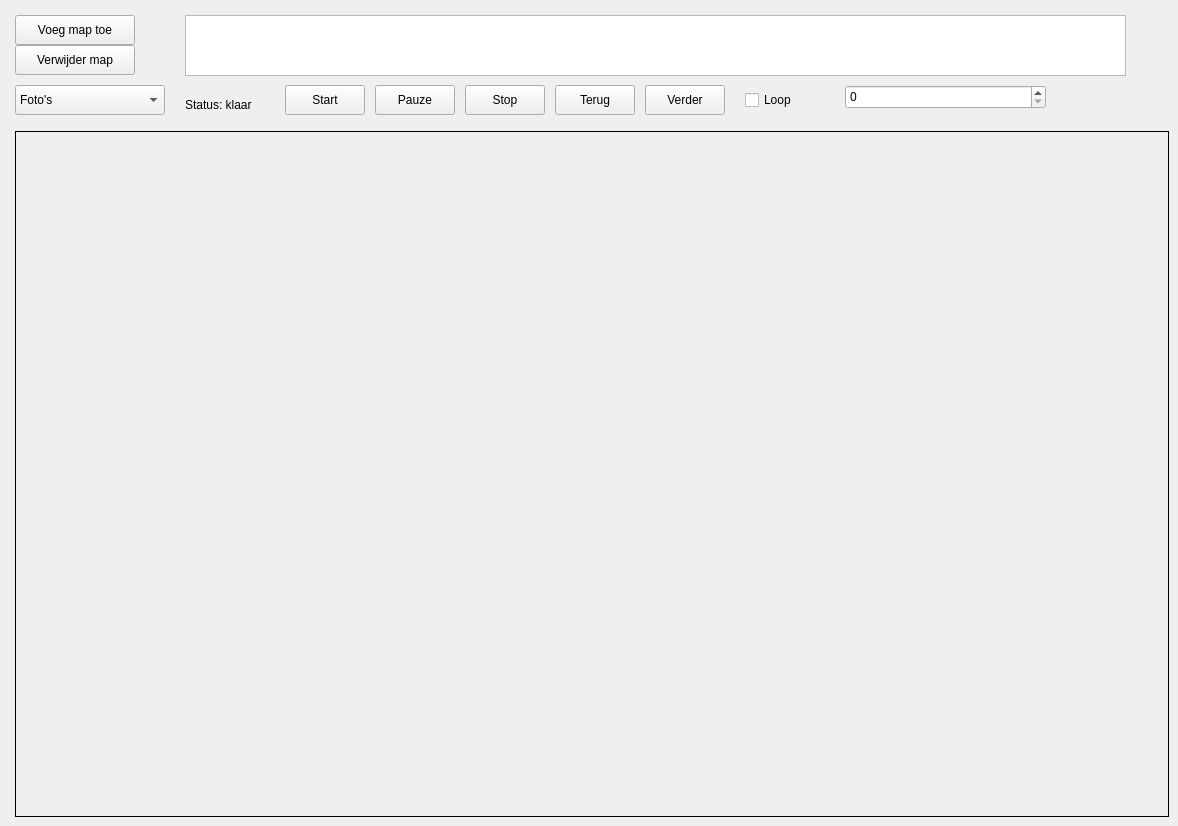
<?xml version="1.0" encoding="UTF-8"?>
<ui version="4.0">
 <class>MainWindow</class>
 <widget class="QMainWindow" name="MainWindow">
  <property name="geometry">
   <rect>
    <x>0</x>
    <y>0</y>
    <width>1178</width>
    <height>826</height>
   </rect>
  </property>
  <property name="sizePolicy">
   <sizepolicy hsizetype="Fixed" vsizetype="Fixed">
    <horstretch>0</horstretch>
    <verstretch>0</verstretch>
   </sizepolicy>
  </property>
  <widget class="QWidget" name="centralwidget">
   <layout class="QGridLayout" name="gridLayout">
    <item row="0" column="0" rowspan="2" colspan="2">
     <layout class="QVBoxLayout" name="verticalLayout_2"/>
    </item>
    <item row="1" column="1">
     <widget class="QWidget" name="widget" native="true">
      <property name="sizePolicy">
       <sizepolicy hsizetype="Preferred" vsizetype="Fixed">
        <horstretch>0</horstretch>
        <verstretch>0</verstretch>
       </sizepolicy>
      </property>
      <property name="minimumSize">
       <size>
        <width>0</width>
        <height>110</height>
       </size>
      </property>
      <property name="maximumSize">
       <size>
        <width>16777215</width>
        <height>110</height>
       </size>
      </property>
      <widget class="QPushButton" name="btnNext">
       <property name="geometry">
        <rect>
         <x>630</x>
         <y>70</y>
         <width>80</width>
         <height>30</height>
        </rect>
       </property>
       <property name="sizePolicy">
        <sizepolicy hsizetype="Fixed" vsizetype="Fixed">
         <horstretch>0</horstretch>
         <verstretch>0</verstretch>
        </sizepolicy>
       </property>
       <property name="text">
        <string>Verder</string>
       </property>
      </widget>
      <widget class="QCheckBox" name="chkLoop">
       <property name="geometry">
        <rect>
         <x>730</x>
         <y>70</y>
         <width>100</width>
         <height>30</height>
        </rect>
       </property>
       <property name="sizePolicy">
        <sizepolicy hsizetype="Fixed" vsizetype="Fixed">
         <horstretch>0</horstretch>
         <verstretch>0</verstretch>
        </sizepolicy>
       </property>
       <property name="text">
        <string>Loop</string>
       </property>
      </widget>
      <widget class="QListWidget" name="listFolders">
       <property name="geometry">
        <rect>
         <x>170</x>
         <y>0</y>
         <width>941</width>
         <height>61</height>
        </rect>
       </property>
       <property name="sizePolicy">
        <sizepolicy hsizetype="Fixed" vsizetype="Expanding">
         <horstretch>0</horstretch>
         <verstretch>0</verstretch>
        </sizepolicy>
       </property>
      </widget>
      <widget class="QPushButton" name="btnStop">
       <property name="geometry">
        <rect>
         <x>450</x>
         <y>70</y>
         <width>80</width>
         <height>30</height>
        </rect>
       </property>
       <property name="sizePolicy">
        <sizepolicy hsizetype="Fixed" vsizetype="Fixed">
         <horstretch>0</horstretch>
         <verstretch>0</verstretch>
        </sizepolicy>
       </property>
       <property name="text">
        <string>Stop</string>
       </property>
      </widget>
      <widget class="QPushButton" name="btnPrevious">
       <property name="geometry">
        <rect>
         <x>540</x>
         <y>70</y>
         <width>80</width>
         <height>30</height>
        </rect>
       </property>
       <property name="sizePolicy">
        <sizepolicy hsizetype="Fixed" vsizetype="Fixed">
         <horstretch>0</horstretch>
         <verstretch>0</verstretch>
        </sizepolicy>
       </property>
       <property name="text">
        <string>Terug</string>
       </property>
      </widget>
      <widget class="QPushButton" name="btnRemoveFolder">
       <property name="geometry">
        <rect>
         <x>0</x>
         <y>30</y>
         <width>120</width>
         <height>30</height>
        </rect>
       </property>
       <property name="sizePolicy">
        <sizepolicy hsizetype="Fixed" vsizetype="Fixed">
         <horstretch>0</horstretch>
         <verstretch>0</verstretch>
        </sizepolicy>
       </property>
       <property name="text">
        <string>Verwijder map</string>
       </property>
      </widget>
      <widget class="QLabel" name="lblStatus">
       <property name="geometry">
        <rect>
         <x>170</x>
         <y>80</y>
         <width>81</width>
         <height>20</height>
        </rect>
       </property>
       <property name="sizePolicy">
        <sizepolicy hsizetype="Fixed" vsizetype="Preferred">
         <horstretch>0</horstretch>
         <verstretch>0</verstretch>
        </sizepolicy>
       </property>
       <property name="text">
        <string>Status: klaar</string>
       </property>
      </widget>
      <widget class="QPushButton" name="btnPause">
       <property name="geometry">
        <rect>
         <x>360</x>
         <y>70</y>
         <width>80</width>
         <height>30</height>
        </rect>
       </property>
       <property name="sizePolicy">
        <sizepolicy hsizetype="Fixed" vsizetype="Fixed">
         <horstretch>0</horstretch>
         <verstretch>0</verstretch>
        </sizepolicy>
       </property>
       <property name="text">
        <string>Pauze</string>
       </property>
      </widget>
      <widget class="QPushButton" name="btnAddFolder">
       <property name="geometry">
        <rect>
         <x>0</x>
         <y>0</y>
         <width>120</width>
         <height>30</height>
        </rect>
       </property>
       <property name="sizePolicy">
        <sizepolicy hsizetype="Fixed" vsizetype="Fixed">
         <horstretch>0</horstretch>
         <verstretch>0</verstretch>
        </sizepolicy>
       </property>
       <property name="text">
        <string>Voeg map toe</string>
       </property>
      </widget>
      <widget class="QComboBox" name="comboSelectType">
       <property name="geometry">
        <rect>
         <x>0</x>
         <y>70</y>
         <width>150</width>
         <height>30</height>
        </rect>
       </property>
       <property name="sizePolicy">
        <sizepolicy hsizetype="Fixed" vsizetype="Fixed">
         <horstretch>0</horstretch>
         <verstretch>0</verstretch>
        </sizepolicy>
       </property>
       <item>
        <property name="text">
         <string>Foto's</string>
        </property>
       </item>
       <item>
        <property name="text">
         <string>Films</string>
        </property>
       </item>
       <item>
        <property name="text">
         <string>Beide</string>
        </property>
       </item>
      </widget>
      <widget class="QPushButton" name="btnStart">
       <property name="geometry">
        <rect>
         <x>270</x>
         <y>70</y>
         <width>80</width>
         <height>30</height>
        </rect>
       </property>
       <property name="sizePolicy">
        <sizepolicy hsizetype="Fixed" vsizetype="Fixed">
         <horstretch>0</horstretch>
         <verstretch>0</verstretch>
        </sizepolicy>
       </property>
       <property name="text">
        <string>Start</string>
       </property>
      </widget>
      <widget class="QSpinBox" name="spinPhotoDelay">
       <property name="geometry">
        <rect>
         <x>830</x>
         <y>70</y>
         <width>201</width>
         <height>24</height>
        </rect>
       </property>
      </widget>
     </widget>
    </item>
    <item row="2" column="1">
     <widget class="QFrame" name="mediaFrame">
      <property name="sizePolicy">
       <sizepolicy hsizetype="Expanding" vsizetype="Expanding">
        <horstretch>0</horstretch>
        <verstretch>0</verstretch>
       </sizepolicy>
      </property>
      <property name="frameShape">
       <enum>QFrame::Shape::Box</enum>
      </property>
     </widget>
    </item>
   </layout>
  </widget>
 </widget>
 <resources/>
 <connections/>
</ui>
